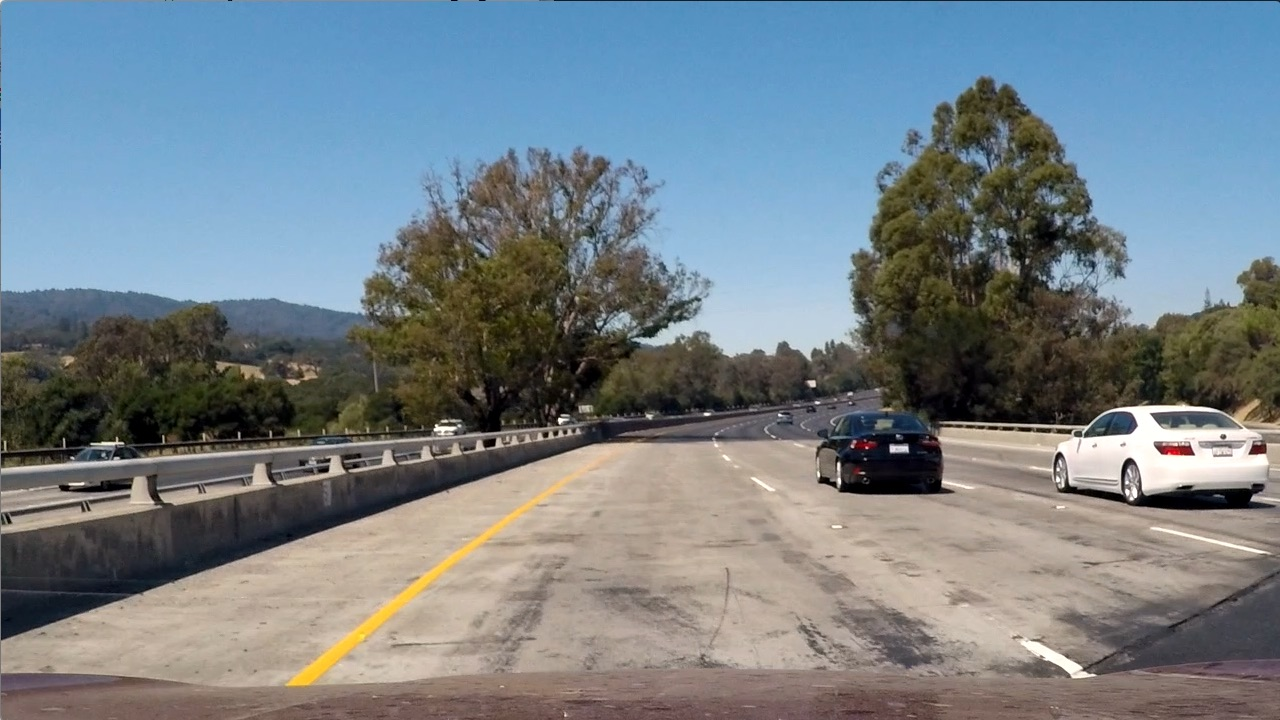
#> input picture test_images/test1.jpg, 1280 x 720 px; its folder holds only this picture in this run
$ python tracked_lines.py   (older library calls are emulated)
#> lines starting #> are read from the running program, lines starting #| are printed output that depends on the picture; after the words box and inside, x2 and y2 are one past the last pixel; in counts of white or black regions, pixels touching at a corner belong together
### tracker.py
import numpy as np
import cv2
class tracker():

    def __init__(self, Mywindow_width, Mywindow_height, Mymargin, My_ym=1, My_xm=1, Mysmooth_factor=15):
        #list that stores all the past (left,right) center set values used for smoothing the output
        self.recent_centers=[]

        #the window pixel width of the center values, used to count pixels inside center windows to determine curve values
        self.window_width = Mywindow_width

        #the window pixel height of the center valules, used to count pixels inside center windows to determine curve values
        #breaks the image into vertical levels
        self.window_height = Mywindow_height

        #The pixel distance in both directions to slide (left_window + right_window) template for searching
        self.margin = Mymargin

        self.ym_per_pix = My_ym #meters per pixel in vertical axis

        self.xm_per_pix = My_xm #meters per pixel in horizontal axis

        self.smooth_factor = Mysmooth_factor

    # the main tracking function for finding and storing lane segment positions
    def find_window_centroids(self, warped):

        window_width = self.window_width
        window_height = self.window_height
        margin = self.margin

        window_centroids= [] #stops the (left,right) window centroid positions per level
        window = np.ones(window_width) #create our window template that we will use for convolutions

        #First find the two starting postions for the left and right lane by using np.sum to get the vertical image slice
        #and then np.convolute the vertical image slice with the window template

        #sum quarter bottom of image to get slice, could use a different ratio
        l_sum = np.sum(warped[int(3*warped.shape[0]/4):,:int(warped.shape[1]/2)],axis=0)
        l_center = np.argmax(np.convolve(window,l_sum))-window_width/2
        r_sum = np.sum(warped[int(3*warped.shape[0]/4):,int(warped.shape[1]/2):],axis=0)
        r_center = np.argmax(np.convolve(window,r_sum))-window_width/2+int(warped.shape[1]/2)

        #Add what we found for the first layer
        window_centroids.append((l_center,r_center))

        #Go through each layer looking for max pixel locations
        for level in range(1, (int)(warped.shape[0]/window_height)):
            #convolve the window into the vertical slice of the image
            image_layer = np.sum(warped[int(warped.shape[0]-(level+1)*window_height):int(warped.shape[0]-level*window_height),:],axis=0)
            conv_signal = np.convolve(window, image_layer)
            #Find the best left centroid by using past left center as a reference
            # Use window_width/2 as offset because convolution signal reference is at right side of window, not center of window
            offset = window_width/2
            l_min_index = int(max(l_center+offset-margin,0))
            l_max_index = int(min(l_center+offset+margin, warped.shape[1]))
            l_center = np.argmax(conv_signal[l_min_index:l_max_index])+l_min_index-offset
            #Find the best right centroid by using past right center as a reference
            r_min_index = int(max(r_center+offset-margin,0))
            r_max_index = int(min(r_center+offset+margin, warped.shape[1]))
            r_center = np.argmax(conv_signal[r_min_index:r_max_index])+r_min_index-offset
            #Add what we found for that layer
            window_centroids.append((l_center,r_center))

        self.recent_centers.append(window_centroids)
        #return averaged values of the line centers, helps to keep the markers from jumping around too much
        return np.average(self.recent_centers[-self.smooth_factor:],axis=0)


### tracked_lines.py
import numpy as np
import cv2
import pickle
import glob
from tracker import tracker

dist_pickle = pickle.load(open("calibration_pickle.p","rb"))
#> (reads calibration_pickle.p from the repository)
mtx=dist_pickle[0]
dist=dist_pickle[1]

#Useful functions for producing the binary pixel of interest images to feed into the LineTracker
def abs_sobel_thresh(img, orient='x',sobel_kernel=3,thresh=(0,255)):
    #Calculate directional gradient
    gray = cv2.cvtColor(img,cv2.COLOR_RGB2GRAY)
    if orient=='x':
        abs_sobel = np.absolute(cv2.Sobel(gray, cv2.CV_64F, 1, 0))
    if orient=='y':
        abs_sobel = np.absolute(cv2.Sobel(gray, cv2.CV_64F, 0, 1))
    scaled_sobel = np.uint8(255*abs_sobel/np.max(abs_sobel))
    binary_output = np.zeros_like(scaled_sobel)
    #Apply threshold
    binary_output[(scaled_sobel>=thresh[0]) & (scaled_sobel <= thresh[1])] = 1
    return binary_output

def color_threshold(image, sthresh=(0,255), vthresh=(0,255)):
    hls = cv2.cvtColor(image, cv2.COLOR_RGB2HLS)
    s_channel = hls[:,:,2]
    s_binary = np.zeros_like(s_channel)
    s_binary[(s_channel >= sthresh[0]) & (s_channel <= sthresh[1]) ] = 1

    hsv = cv2.cvtColor(image, cv2.COLOR_RGB2HSV)
    v_channel = hsv[:,:,2]
    v_binary = np.zeros_like(v_channel)
    v_binary[(v_channel >= vthresh[0]) & (v_channel <= vthresh[1]) ] = 1

    output = np.zeros_like(s_channel)
    output[(s_binary == 1) & (v_binary == 1)] = 1
    return output

def window_mask(width, height, img_ref, center, level):
    output = np.zeros_like(img_ref)
    output[int(img_ref.shape[0]-(level+1)*height):int(img_ref.shape[0]-level*height), max(0,int(center-width)):min(int(center+width), img_ref.shape[1])] = 1 #
    return output

images = glob.glob('./test_images/test*.jpg')
for idx, fname in enumerate(images):
    img = cv2.imread(fname)
#> img is the input picture: shape (720, 1280, 3); mean B, G, R 135.5, 128.7, 117.5
    img = cv2.undistort(img,mtx,dist,None,mtx)
    preprocessImage = np.zeros_like(img[:,:,0])
    gradx = abs_sobel_thresh(img, orient= 'x', thresh=(12,255))
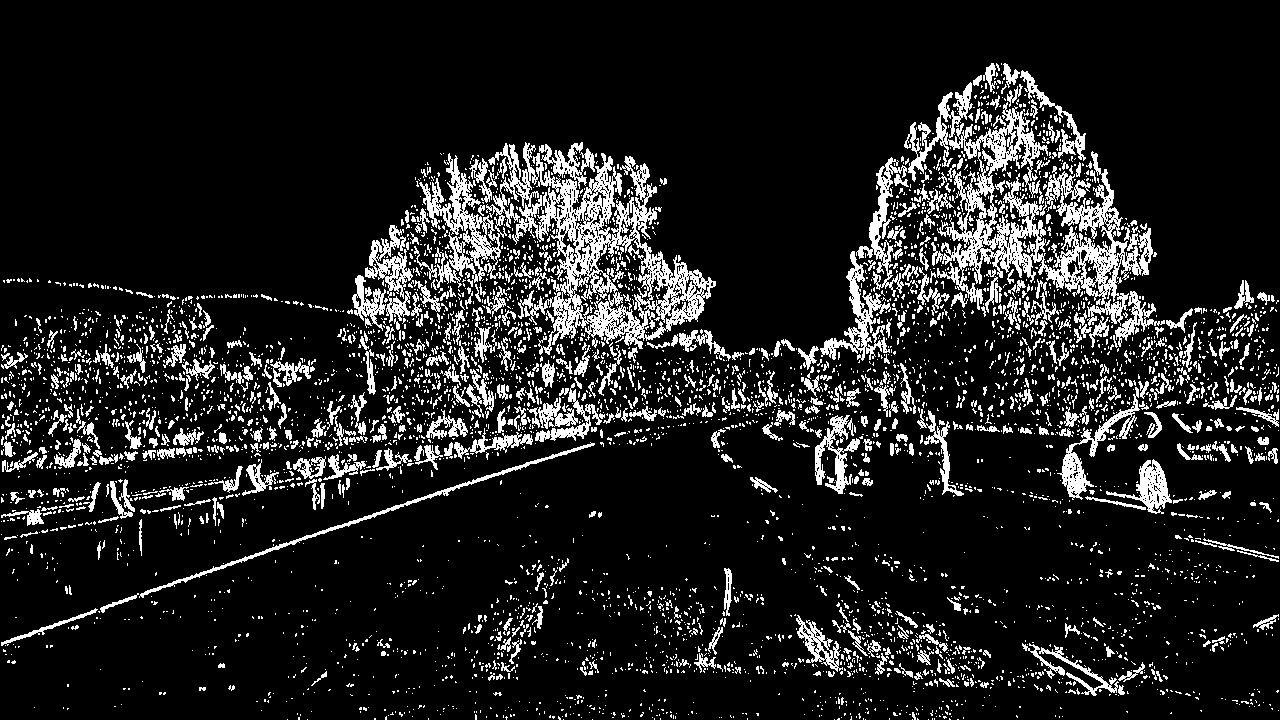
#> gradx: shape (720, 1280); values 0 (black) and 1 (white), 12.7% white in thin lines or dots
    grady = abs_sobel_thresh(img, orient= 'y',thresh=(25,255))
#> grady: shape (720, 1280); values 0 (black) and 1 (white), 8.2% white; 3797 white regions (3378 under 20 px), largest, box (x1, y1, x2, y2) and area: (0, 395, 880, 646) 15295, (931, 400, 1280, 447) 3945, (0, 449, 393, 541) 3928
    c_binary = color_threshold(img, sthresh=(100,255),vthresh=(50,255))
#> in color_threshold, `hls = cv2.cvtColor(image, cv2.COLOR_RGB2HLS)`: hls: shape (720, 1280, 3); mean of channels 0, 1, 2 68.6, 128, 74
#> in color_threshold, `hsv = cv2.cvtColor(image, cv2.COLOR_RGB2HSV)`: hsv: shape (720, 1280, 3); mean H, S, V 68.6, 76.4, 150.4
#> in color_threshold, `v_channel = hsv[:,:,2]`:
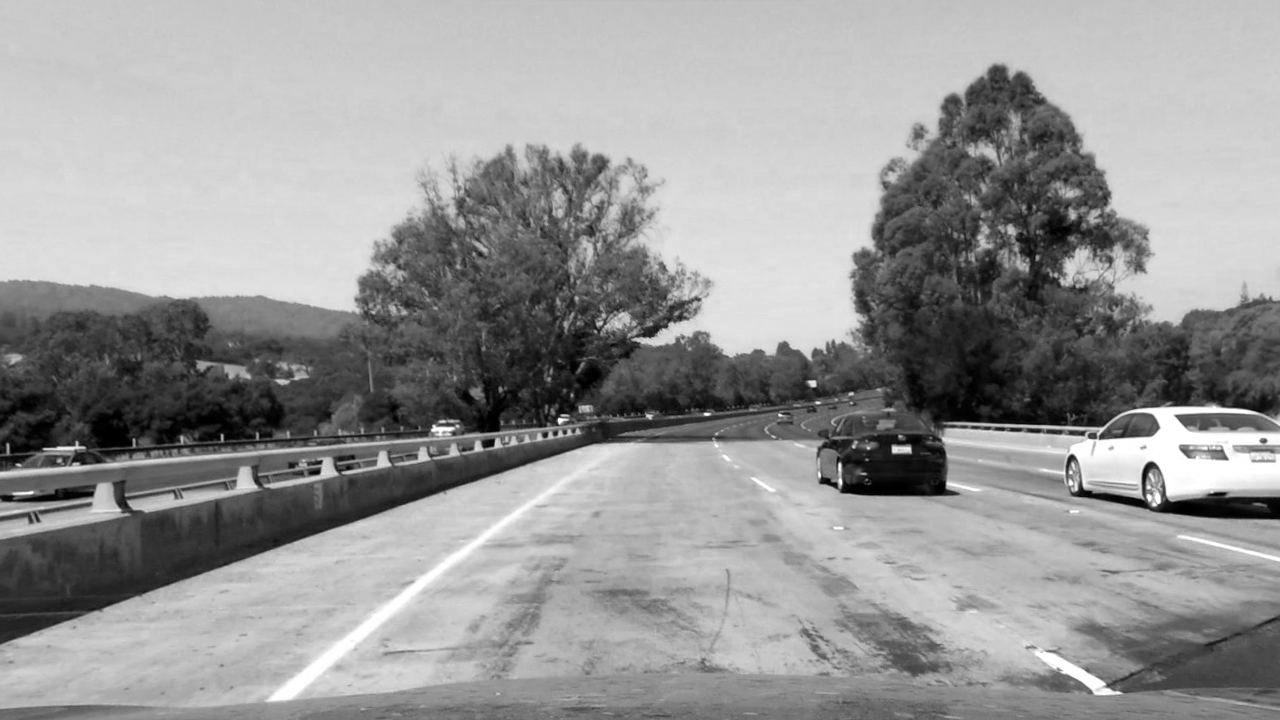
#> v_channel: shape (720, 1280); min 0, max 255, mean 150.4
#> c_binary: shape (720, 1280); values 0 (black) and 1 (white), 34.4% white; 520 white regions (440 under 20 px), largest, box (x1, y1, x2, y2) and area: (0, 0, 1280, 312) 289523, (1069, 407, 1280, 495) 7454, (265, 446, 622, 703) 6332
    preprocessImage[((gradx == 1) & (grady == 1) | (c_binary == 1) )] = 255
    img_size = (img.shape[1],img.shape[0])
#> img_size = (1280, 720)
    bot_width = 0.76 #percent of bottom trapizoid height
    mid_width = 0.08
    height_pct = 0.62
    bottom_trim = 0.935
    src = np.float32([[img.shape[1]*(0.5-mid_width/2),img.shape[0]*height_pct],[img.shape[1]*(0.5+mid_width/2),img.shape[0]*height_pct],
                      [img.shape[1]*(0.5+bot_width/2),img.shape[0]*bottom_trim],[img.shape[1]*(0.5-bot_width/2),img.shape[0]*bottom_trim]])
    offset = img_size[0]* 0.25
#> offset = 320
    dst = np.float32([[offset, 0],[img_size[0]-offset,0],[img_size[0]-offset, img_size[1]],[offset, img_size[1]]])

    #perform the transform
    M = cv2.getPerspectiveTransform(src,dst)
    Minv = cv2.getPerspectiveTransform(dst,src)
    warped = cv2.warpPerspective(preprocessImage, M, img_size, flags=cv2.INTER_LINEAR)
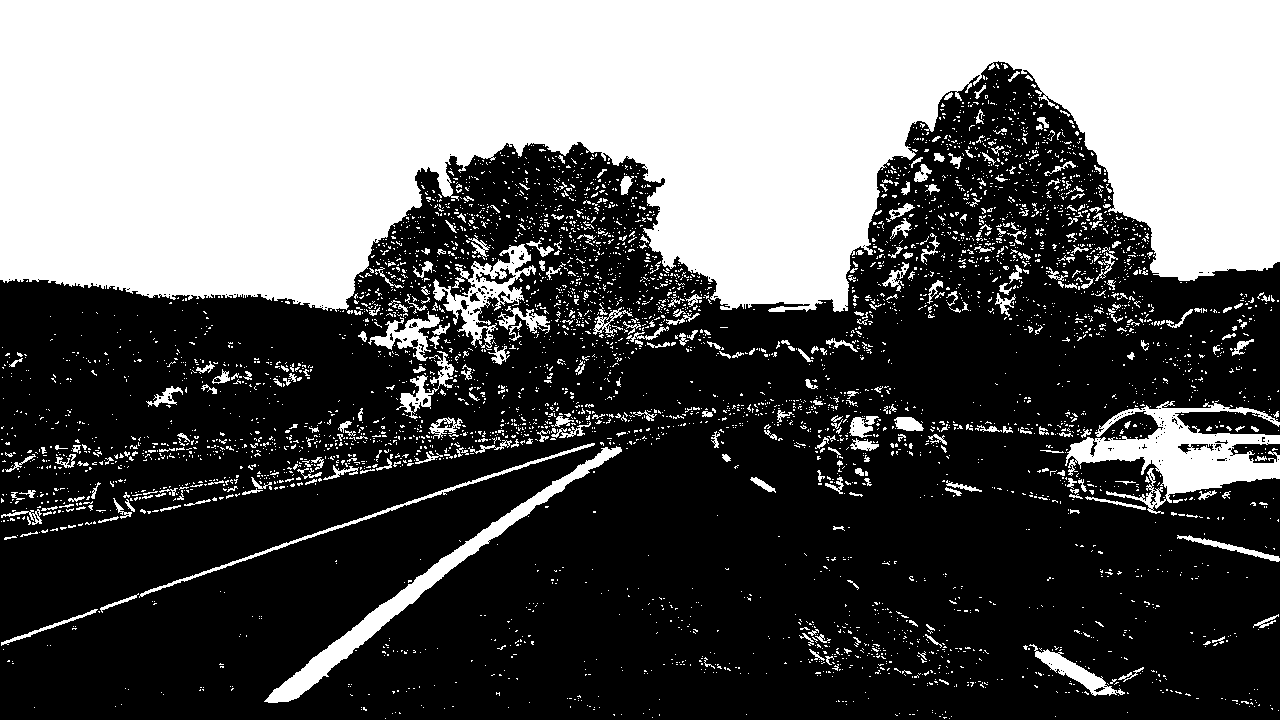
#> preprocessImage: shape (720, 1280); 38% white; 4774 white regions (4418 under 20 px), largest, box (x1, y1, x2, y2) and area: (0, 0, 1280, 312) 290542, (1065, 401, 1280, 514) 9499, (264, 446, 622, 703) 6341

    window_width = 25
    window_height = 80

    curve_centers = tracker(Mywindow_width = window_width, Mywindow_height=window_height, Mymargin = 25, My_ym = 10/720, My_xm = 4/384, Mysmooth_factor=15)

    window_centroids = curve_centers.find_window_centroids(warped)

    #Points used to draw all the left and right windows
    l_points = np.zeros_like(warped)
    r_points = np.zeros_like(warped)

    #points used to find the left and right lanes
    rightx=[]
    leftx=[]

    #Go through each level and draw the Windows
    for level in range(0, len(window_centroids)):
        #add center value found in frame to the list of lane points per left, right
        l_mask = window_mask(window_width, window_height, warped, window_centroids[level][0],level)
        r_mask = window_mask(window_width, window_height, warped, window_centroids[level][1],level)
        #Add graphic points from window mask here to total pixels found
        l_points[(l_points == 255) | ((l_mask == 1) ) ] = 255
        r_points[(r_points == 255) | ((r_mask == 1) ) ] = 255
#> l_points: shape (720, 1280); 3.9% white; 1 white region, box (x1, y1, x2, y2) and area: (391, 0, 481, 720) 36000
#> r_points: shape (720, 1280); 3.9% white; 1 white region, box (x1, y1, x2, y2) and area: (905, 0, 1050, 720) 36000

    #Draw the results
    template = np.array(r_points+ l_points, np.uint8) #add both left and right window pixels together
    zero_channel = np.zeros_like(template) #create a zero color channels
    template = np.array(cv2.merge((zero_channel,template,zero_channel)),np.uint8) #make window pixel green
    warpage = np.array(cv2.merge((warped,warped,warped)),np.uint8) #making the original road pixel 3 color channels
    result = cv2.addWeighted(warpage, 1, template, 0.5, 0.0) #Overlay the original road image with window results

    write_name = './test_images/tracked'+str(idx)+'.jpg'
    cv2.imwrite(write_name, result)
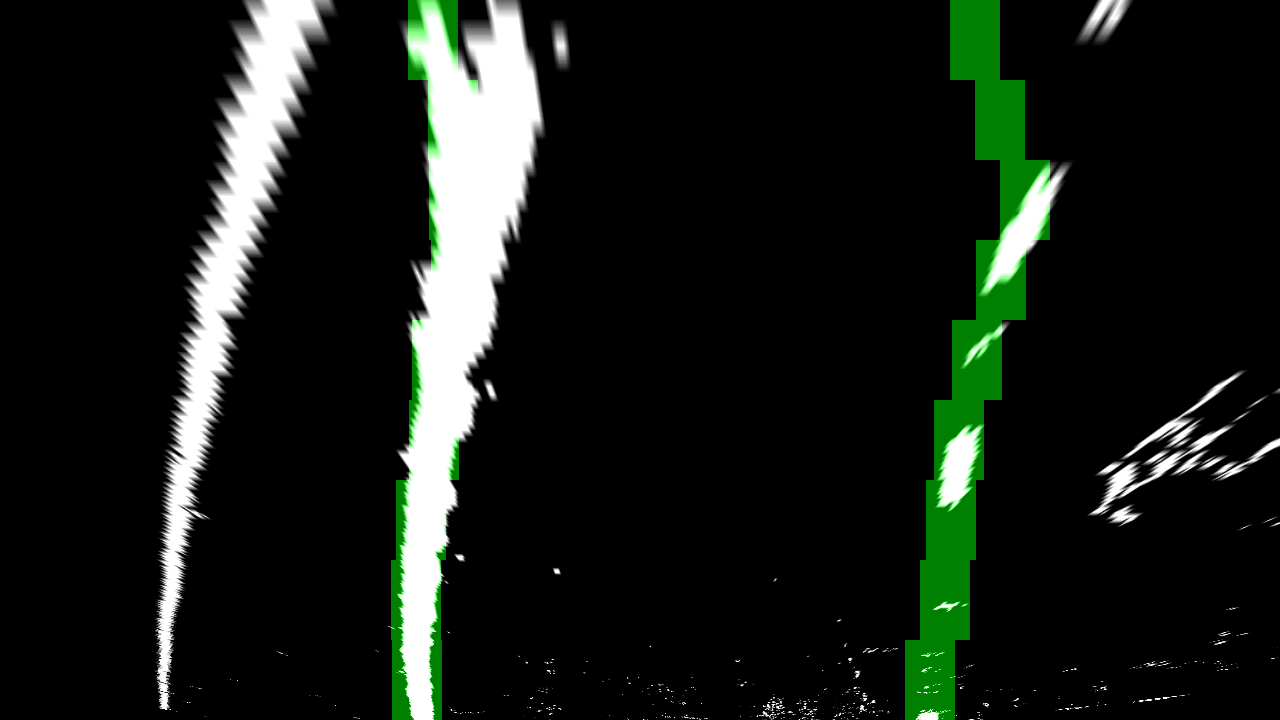
#> saved as tracked0.jpg: shape (720, 1280, 3); mean B, G, R 23, 28.6, 23
